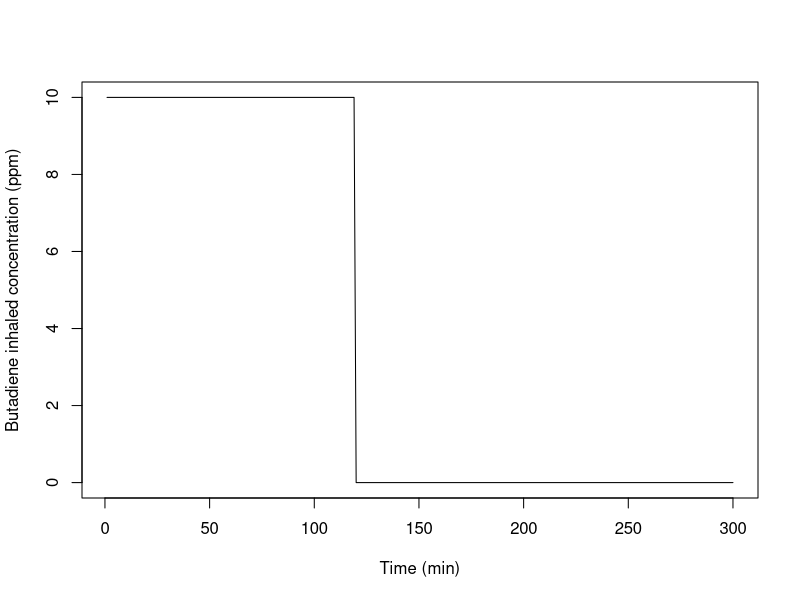
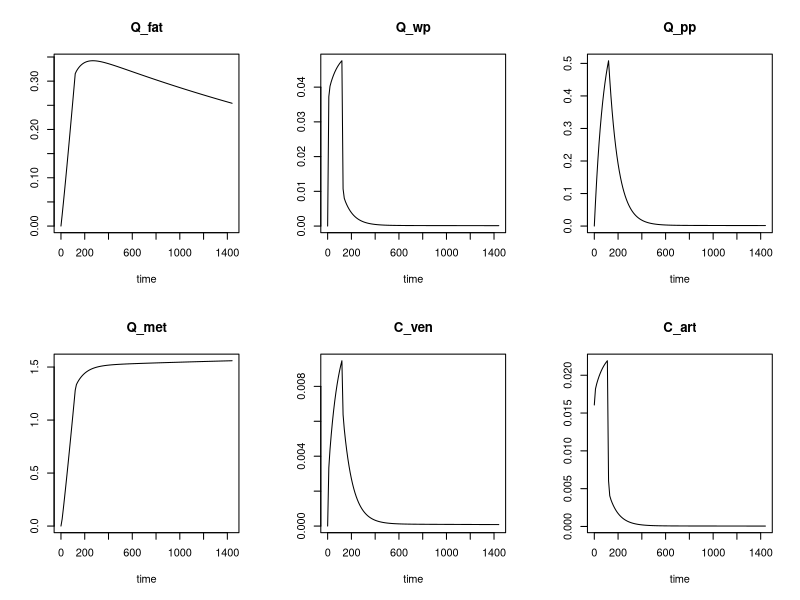

Write R code to recreate these figures, in order.
## ---- chunk 1
library(deSolve)
## ---- chunk 2
C_inh <- approxfun(x = c(0, 120), y=c(10,0), method = "constant", f = 0, rule = 2) 
## ---- chunk 3
plot(C_inh(1:300), type="l", xlab = "Time (min)", ylab = "Butadiene inhaled concentration (ppm)")
## ---- chunk 4
parameters <- c("BDM" = 73,            # Body mass (kg)
                "Height" = 1.6,        # Body height (m)
                "Age" = 40,            # in years
                "Sex" = 1,             # code 1 is male, 2 is female
                "Flow_pul" = 5,        # Pulmonary ventilation rate (L/min)
                "Pct_Deadspace" = 0.7, # Fraction of pulmonary deadspace
                "Vent_Perf" = 1.14,    # Ventilation over perfusion ratio
                "Pct_LBDM_wp" = 0.2,   # wp tissue as fraction of lean mass
                "Pct_Flow_fat" = 0.1,  # Fraction of cardiac output to fat
                "Pct_Flow_pp" = 0.35,  # ~ to pp
                "PC_art" = 2,          # Blood/air partition coefficient
                "PC_fat" = 22,         # Fat/blood ~
                "PC_wp" = 0.8,         # wp/blood ~
                "PC_pp" = 0.8,         # pp/blood ~
                "Kmetwp" = 0.25)       # Rate constant for metabolism
## ---- chunk 5
y <- c("Q_fat" = 0, # Quantity of butadiene in fat (mg)
       "Q_wp" = 0,  # ~ in well-perfused (mg)
       "Q_pp" = 0,  # ~ in poorly-perfused (mg)
       "Q_met" = 0) # ~ metabolized (mg)
## ---- chunk 6
# Define the model equations
bd.model = function(t, y, parameters) {
  with (as.list(y), {
    with (as.list(parameters), {
      
      # Define some known constants
      Height = 1.6       # use to calculate fraction of body fat
      Age = 40           # use to calculate fraction of body fat
      Sex = 1            # use to calculate fraction of body fat
      MW_bu = 54.0914    # butadiene molecular weight (in grams)

      # Conversions from/to ppm
      ppm_per_mM = 24450 # ppm to mM under normal conditions
      ppm_per_mg_per_l = ppm_per_mM / MW_bu
      mg_per_l_per_ppm = 1 / ppm_per_mg_per_l
      
      # Calculate Flow_alv from total pulmonary flow
      Flow_alv = Flow_pul * (1 - Pct_Deadspace)
      
      # Calculate total blood flow from Flow_alv and the V/P ratio
      Flow_tot = Flow_alv / Vent_Perf
      
      # Calculate fraction of body fat
      Pct_BDM_fat = (1.2 * BDM / (Height * Height) - 10.8
                     *(2 - Sex) + 0.23 * Age - 5.4) * 0.01
      
      # Actual volumes, 10% of body mass (bones…) get no butadiene
      Eff_V_fat = Pct_BDM_fat * BDM
      Eff_V_wp = Pct_LBDM_wp * BDM * (1 - Pct_BDM_fat)
      Eff_V_pp = 0.9 * BDM - Eff_V_fat - Eff_V_wp
      
      # Calculate actual blood flows from total flow and percent flows
      Flow_fat = Pct_Flow_fat * Flow_tot
      Flow_pp = Pct_Flow_pp * Flow_tot
      Flow_wp = Flow_tot * (1 - Pct_Flow_pp - Pct_Flow_fat)
      
      # Calculate the concentrations
      C_fat = Q_fat / Eff_V_fat
      C_wp = Q_wp / Eff_V_wp
      C_pp = Q_pp / Eff_V_pp
      
      # Venous blood concentrations at the organ exit
      Cout_fat = C_fat / PC_fat
      Cout_wp = C_wp / PC_wp
      Cout_pp = C_pp / PC_pp
      
      # Sum of Flow * Concentration for all compartments
      dQ_ven = Flow_fat * Cout_fat + Flow_wp * Cout_wp + Flow_pp * Cout_pp
      C_inh.current = C_inh(t) # to avoid calling C_inh() twice
      
      # Arterial blood concentration
      # Convert input given in ppm to mg/l to match other units
        C_art = (Flow_alv * C_inh.current * mg_per_l_per_ppm + dQ_ven) / (Flow_tot + Flow_alv / PC_art)
      
      # Venous blood concentration (mg/L)
      C_ven = dQ_ven / Flow_tot
      
      # Alveolar air concentration (mg/L)
      C_alv = C_art / PC_art
      
      # Exhaled air concentration (ppm)
      if (C_alv <= 0) {
        C_exh = 10E-30 # avoid round off errors
      } else {
        C_exh = (1 - Pct_Deadspace) * C_alv * ppm_per_mg_per_l + Pct_Deadspace * C_inh.current
      }
      
      # Quantity metabolized in liver (included in well-perfused)
      dQmet_wp = Kmetwp * Q_wp
      
      # Differentials for quantities
      dQ_fat = Flow_fat * (C_art - Cout_fat)
      dQ_wp = Flow_wp * (C_art - Cout_wp) - dQmet_wp
      dQ_pp = Flow_pp * (C_art - Cout_pp)
      dQ_met = dQmet_wp

      # The function bd.model must return at least the derivatives
      list(c(dQ_fat, dQ_wp, dQ_pp, dQ_met), # derivatives
           c("C_ven" = C_ven, "C_art" = C_art)) # extra outputs

    }) # end with parameters
  }) # end with y
} # end bd.model

## ---- chunk 7
# Define the computation output times
t <- seq(from=0, to=1440, by=10)

# Solve ODE
out <- ode(times=t, func=bd.model, y=y, parms=parameters)
head(out)
## ---- chunk 8
plot(out)
